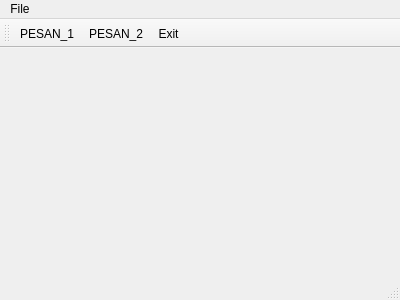
<?xml version="1.0" encoding="UTF-8"?>
<ui version="4.0">
 <class>qtmenu</class>
 <widget class="QMainWindow" name="qtmenu">
  <property name="geometry">
   <rect>
    <x>0</x>
    <y>0</y>
    <width>400</width>
    <height>300</height>
   </rect>
  </property>
  <property name="windowTitle">
   <string>qtmenu</string>
  </property>
  <widget class="QWidget" name="centralWidget"/>
  <widget class="QMenuBar" name="menuBar">
   <property name="geometry">
    <rect>
     <x>0</x>
     <y>0</y>
     <width>400</width>
     <height>19</height>
    </rect>
   </property>
   <widget class="QMenu" name="menuFile">
    <property name="title">
     <string>File</string>
    </property>
    <addaction name="separator"/>
    <addaction name="actionPESAN_1"/>
    <addaction name="actionPESAN_2"/>
    <addaction name="actionExit"/>
   </widget>
   <addaction name="menuFile"/>
  </widget>
  <widget class="QToolBar" name="mainToolBar">
   <attribute name="toolBarArea">
    <enum>TopToolBarArea</enum>
   </attribute>
   <attribute name="toolBarBreak">
    <bool>false</bool>
   </attribute>
   <addaction name="actionPESAN_1"/>
   <addaction name="actionPESAN_2"/>
   <addaction name="actionExit"/>
  </widget>
  <widget class="QStatusBar" name="statusBar"/>
  <action name="actionPESAN_1">
   <property name="text">
    <string>PESAN_1</string>
   </property>
  </action>
  <action name="actionPESAN_2">
   <property name="text">
    <string>PESAN_2</string>
   </property>
  </action>
  <action name="actionExit">
   <property name="text">
    <string>Exit</string>
   </property>
  </action>
 </widget>
 <layoutdefault spacing="6" margin="11"/>
 <resources/>
 <connections/>
</ui>
